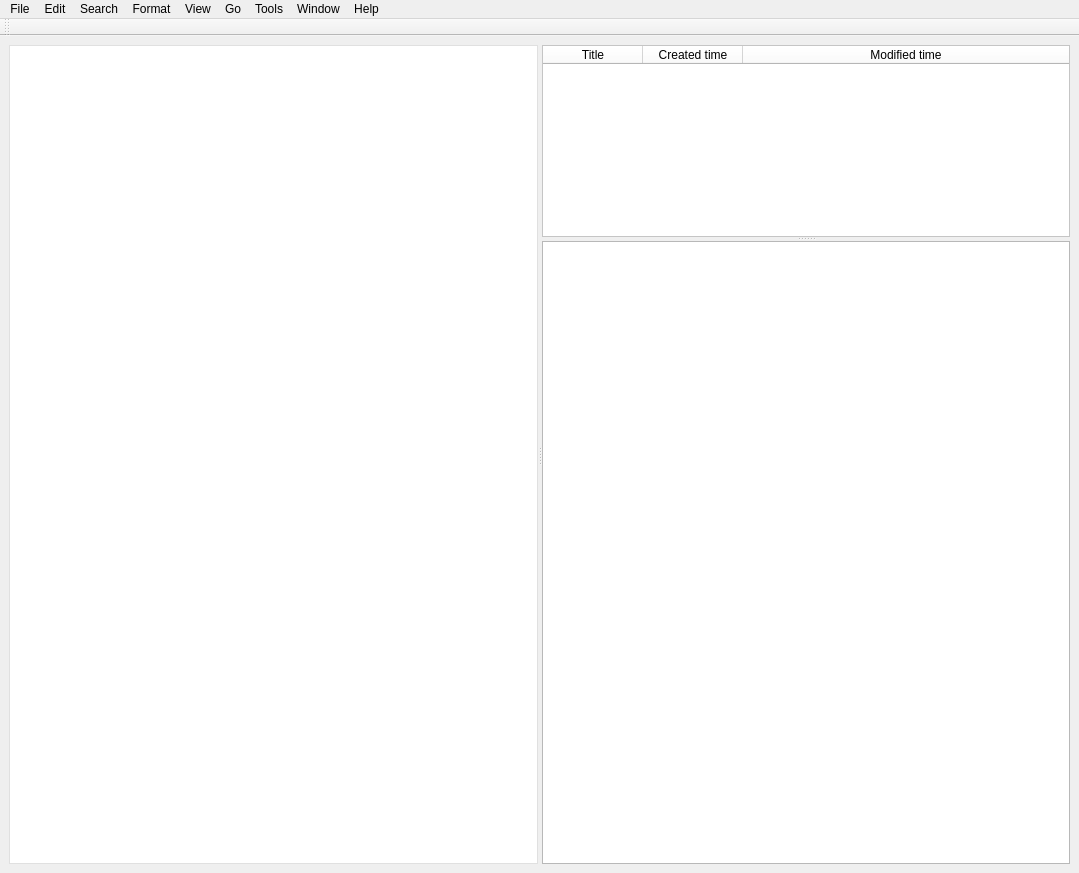
<?xml version="1.0" encoding="UTF-8"?>
<ui version="4.0">
 <!-- Defining the main class name for the UI -->
 <class>MainWindow</class>
 <!-- Main window widget, serving as the root container for the application -->
 <widget class="QMainWindow" name="MainWindow">
  <!-- Setting the initial geometry and position of the main window -->
  <property name="geometry">
   <rect>
    <x>0</x>
    <y>0</y>
    <width>1079</width>
    <height>873</height>
   </rect>
  </property>
  <!-- Setting the title of the main window -->
  <property name="windowTitle">
   <string>My Software Notes</string>
  </property>
  <!-- Central widget containing the main layout of the application -->
  <widget class="QWidget" name="centralwidget">
   <!-- Splitter to allow resizing between left and right sections, filling the entire centralwidget -->
   <layout class="QVBoxLayout" name="centralLayout">
    <item>
     <widget class="QSplitter" name="splitter">
      <property name="orientation">
       <enum>Qt::Horizontal</enum>
      </property>
      <!-- Left section widget containing the note list -->
      <widget class="QWidget" name="leftWidget">
       <layout class="QVBoxLayout" name="verticalLayout">
        <item>
         <!-- List widget for displaying notes, with dynamic width -->
         <widget class="QListWidget" name="noteList">
          <property name="styleSheet">
           <string notr="true">border: 1px solid #E0E0E0;</string>
          </property>
          <property name="sizePolicy">
           <sizepolicy hsizetype="Expanding" vsizetype="Expanding">
            <horstretch>0</horstretch>
            <verstretch>0</verstretch>
           </sizepolicy>
          </property>
         </widget>
        </item>
       </layout>
      </widget>
      <!-- Right section widget containing the table and content -->
      <widget class="QWidget" name="rightWidget">
       <layout class="QVBoxLayout" name="rightLayout">
        <item>
         <!-- Splitter to allow resizing between noteTable and noteContentTable -->
         <widget class="QSplitter" name="verticalSplitter">
          <property name="orientation">
           <enum>Qt::Vertical</enum>
          </property>
          <!-- Table widget for displaying note titles and timestamps -->
          <widget class="QTableWidget" name="noteTable">
           <property name="styleSheet">
            <string notr="true">background-color: #FFFFFF;</string>
           </property>
           <property name="rowCount">
            <number>0</number>
           </property>
           <property name="columnCount">
            <number>3</number>
           </property>
           <attribute name="horizontalHeaderStretchLastSection">
            <bool>true</bool>
           </attribute>
           <column>
            <property name="text">
             <string>Title</string>
            </property>
           </column>
           <column>
            <property name="text">
             <string>Created time</string>
            </property>
           </column>
           <column>
            <property name="text">
             <string>Modified time</string>
            </property>
           </column>
          </widget>
          <!-- Table widget to wrap the note content area -->
          <widget class="QTableWidget" name="noteContentTable">
           <property name="styleSheet">
            <string notr="true">background-color: #FFFFFF; QTableWidget { border: none; } QTableWidget::item { border: none; }</string>
           </property>
           <property name="rowCount">
            <number>1</number>
           </property>
           <property name="columnCount">
            <number>1</number>
           </property>
           <property name="showGrid">
            <bool>false</bool>
           </property>
           <attribute name="horizontalHeaderVisible">
            <bool>false</bool>
           </attribute>
           <attribute name="verticalHeaderVisible">
            <bool>false</bool>
           </attribute>
           <property name="sizePolicy">
            <sizepolicy hsizetype="Expanding" vsizetype="Expanding">
             <horstretch>0</horstretch>
             <verstretch>1</verstretch>
            </sizepolicy>
           </property>
           <row/>
           <column/>
           <item row="0" column="0"/>
          </widget>
         </widget>
        </item>
       </layout>
      </widget>
     </widget>
    </item>
   </layout>
  </widget>
  <!-- Menu bar at the top of the window -->
  <widget class="QMenuBar" name="menubar">
   <property name="geometry">
    <rect>
     <x>0</x>
     <y>0</y>
     <width>1079</width>
     <height>33</height>
    </rect>
   </property>
   <!-- Menu for file-related actions -->
   <widget class="QMenu" name="menuFile">
    <property name="title">
     <string>File</string>
    </property>
   </widget>
   <!-- Menu for edit-related actions -->
   <widget class="QMenu" name="menuEdit">
    <property name="title">
     <string>Edit</string>
    </property>
   </widget>
   <!-- Menu for search-related actions -->
   <widget class="QMenu" name="menuSearch">
    <property name="title">
     <string>Search</string>
    </property>
   </widget>
   <!-- Menu for format-related actions -->
   <widget class="QMenu" name="menuFormat">
    <property name="title">
     <string>Format</string>
    </property>
   </widget>
   <!-- Menu for view-related actions -->
   <widget class="QMenu" name="menuView">
    <property name="title">
     <string>View</string>
    </property>
   </widget>
   <!-- Menu for navigation actions -->
   <widget class="QMenu" name="menuGo">
    <property name="title">
     <string>Go</string>
    </property>
   </widget>
   <!-- Menu for tools-related actions -->
   <widget class="QMenu" name="menuTools">
    <property name="title">
     <string>Tools</string>
    </property>
   </widget>
   <!-- Menu for window-related actions -->
   <widget class="QMenu" name="menuWindow">
    <property name="title">
     <string>Window</string>
    </property>
   </widget>
   <!-- Menu for help-related actions -->
   <widget class="QMenu" name="menuHelp">
    <property name="title">
     <string>Help</string>
    </property>
   </widget>
   <addaction name="menuFile"/>
   <addaction name="menuEdit"/>
   <addaction name="menuSearch"/>
   <addaction name="menuFormat"/>
   <addaction name="menuView"/>
   <addaction name="menuGo"/>
   <addaction name="menuTools"/>
   <addaction name="menuWindow"/>
   <addaction name="menuHelp"/>
  </widget>
  <!-- Tool bar for quick access actions -->
  <widget class="QToolBar" name="toolBar">
   <property name="windowTitle">
    <string>toolBar</string>
   </property>
   <attribute name="toolBarArea">
    <enum>TopToolBarArea</enum>
   </attribute>
   <attribute name="toolBarBreak">
    <bool>false</bool>
   </attribute>

  </widget>


 </widget>
 <resources/>
 <connections/>
</ui>
